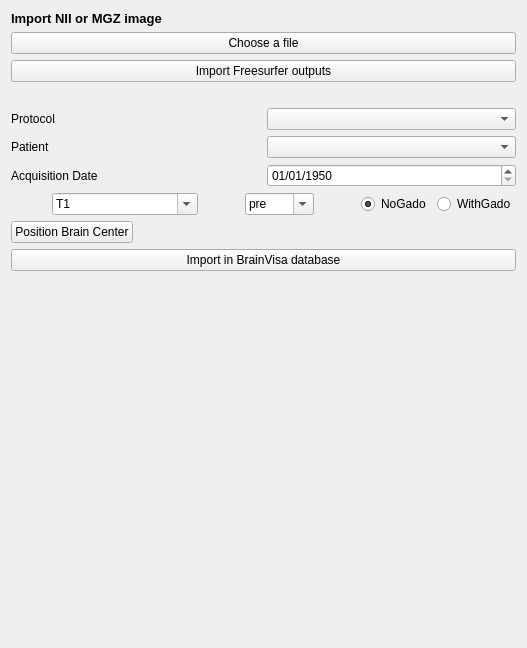
      <widget class="QWidget" name="tab_2">
       <attribute name="title">
        <string>Import</string>
       </attribute>
       <layout class="QVBoxLayout" name="verticalLayout_11">
        <item>
         <widget class="QLabel" name="label_23">
          <property name="font">
           <font>
            <pointsize>10</pointsize>
            <weight>75</weight>
            <bold>true</bold>
           </font>
          </property>
          <property name="text">
           <string>Import NII or MGZ image</string>
          </property>
         </widget>
        </item>
        <item>
         <widget class="QPushButton" name="chooseNiftiButton">
          <property name="text">
           <string>Choose a file</string>
          </property>
         </widget>
        </item>
        <item>
         <widget class="QPushButton" name="ImportFSoutputspushButton">
          <property name="text">
           <string>Import Freesurfer outputs</string>
          </property>
         </widget>
        </item>
        <item>
         <widget class="QLabel" name="niftiFileLabel">
          <property name="sizePolicy">
           <sizepolicy hsizetype="Ignored" vsizetype="Preferred">
            <horstretch>0</horstretch>
            <verstretch>0</verstretch>
           </sizepolicy>
          </property>
          <property name="text">
           <string/>
          </property>
         </widget>
        </item>
        <item>
         <layout class="QHBoxLayout" name="horizontalLayout_16">
          <item>
           <widget class="QLabel" name="label_35">
            <property name="text">
             <string>Protocol</string>
            </property>
           </widget>
          </item>
          <item>
           <widget class="QComboBox" name="niftiProtocolCombo"/>
          </item>
         </layout>
        </item>
        <item>
         <layout class="QHBoxLayout" name="horizontalLayout_13">
          <item>
           <widget class="QLabel" name="label_30">
            <property name="text">
             <string>Patient </string>
            </property>
           </widget>
          </item>
          <item>
           <widget class="QComboBox" name="niftiSubjectCombo"/>
          </item>
         </layout>
        </item>
        <item>
         <layout class="QHBoxLayout" name="horizontalLayout_9">
          <item>
           <widget class="QLabel" name="label_12">
            <property name="text">
             <string>Acquisition Date</string>
            </property>
           </widget>
          </item>
          <item>
           <widget class="QDateEdit" name="acqDate">
            <property name="date">
             <date>
              <year>1950</year>
              <month>1</month>
              <day>1</day>
             </date>
            </property>
            <property name="minimumDate">
             <date>
              <year>1790</year>
              <month>9</month>
              <day>14</day>
             </date>
            </property>
            <property name="displayFormat">
             <string>dd/MM/yyyy</string>
            </property>
           </widget>
          </item>
         </layout>
        </item>
        <item>
         <layout class="QHBoxLayout" name="horizontalLayout_10">
          <item>
           <spacer name="horizontalSpacer_10">
            <property name="orientation">
             <enum>Qt::Horizontal</enum>
            </property>
            <property name="sizeHint" stdset="0">
             <size>
              <width>40</width>
              <height>20</height>
             </size>
            </property>
           </spacer>
          </item>
          <item>
           <widget class="QComboBox" name="niftiSeqType">
            <property name="editable">
             <bool>true</bool>
            </property>
            <item>
             <property name="text">
              <string>T1</string>
             </property>
            </item>
            <item>
             <property name="text">
              <string>T2</string>
             </property>
            </item>
            <item>
             <property name="text">
              <string>CT</string>
             </property>
            </item>
            <item>
             <property name="text">
              <string>PET</string>
             </property>
            </item>
            <item>
             <property name="text">
              <string>fMRI</string>
             </property>
            </item>
            <item>
             <property name="text">
              <string>Statistics</string>
             </property>
            </item>
            <item>
             <property name="text">
              <string>FLAIR</string>
             </property>
            </item>
            <item>
             <property name="text">
              <string>FGATIR</string>
             </property>
            </item>
            <item>
             <property name="text">
              <string>FreesurferAtlas</string>
             </property>
            </item>
            <item>
             <property name="text">
              <string>HippoFreesurferAtlas</string>
             </property>
            </item>
            <item>
             <property name="text">
              <string>DTI - volume</string>
             </property>
            </item>
           </widget>
          </item>
          <item>
           <spacer name="horizontalSpacer_8">
            <property name="orientation">
             <enum>Qt::Horizontal</enum>
            </property>
            <property name="sizeHint" stdset="0">
             <size>
              <width>40</width>
              <height>20</height>
             </size>
            </property>
           </spacer>
          </item>
          <item>
           <widget class="QComboBox" name="niftiAcqType">
            <property name="editable">
             <bool>true</bool>
            </property>
            <item>
             <property name="text">
              <string>pre</string>
             </property>
            </item>
            <item>
             <property name="text">
              <string>post</string>
             </property>
            </item>
            <item>
             <property name="text">
              <string>postOp</string>
             </property>
            </item>
           </widget>
          </item>
          <item>
           <spacer name="horizontalSpacer_9">
            <property name="orientation">
             <enum>Qt::Horizontal</enum>
            </property>
            <property name="sizeHint" stdset="0">
             <size>
              <width>40</width>
              <height>20</height>
             </size>
            </property>
           </spacer>
          </item>
          <item>
           <widget class="QRadioButton" name="radioButtonNoGado">
            <property name="text">
             <string>NoGado</string>
            </property>
            <property name="checked">
             <bool>true</bool>
            </property>
           </widget>
          </item>
          <item>
           <widget class="QRadioButton" name="radioButtonGado">
            <property name="text">
             <string>WithGado</string>
            </property>
           </widget>
          </item>
         </layout>
        </item>
        <item>
         <layout class="QHBoxLayout" name="horizontalLayout_21">
          <item>
           <widget class="QPushButton" name="niftiSetBraincenterButton">
            <property name="toolTip">
             <string>Click at the center of the brain, then click on this button</string>
            </property>
            <property name="text">
             <string>Position Brain Center</string>
            </property>
           </widget>
          </item>
          <item>
           <spacer name="horizontalSpacer_23">
            <property name="orientation">
             <enum>Qt::Horizontal</enum>
            </property>
            <property name="sizeType">
             <enum>QSizePolicy::Fixed</enum>
            </property>
            <property name="sizeHint" stdset="0">
             <size>
              <width>30</width>
              <height>20</height>
             </size>
            </property>
           </spacer>
          </item>
          <item>
           <widget class="QLabel" name="brainCenterLabel">
            <property name="text">
             <string/>
            </property>
           </widget>
          </item>
          <item>
           <spacer name="horizontalSpacer_22">
            <property name="orientation">
             <enum>Qt::Horizontal</enum>
            </property>
            <property name="sizeHint" stdset="0">
             <size>
              <width>40</width>
              <height>20</height>
             </size>
            </property>
           </spacer>
          </item>
         </layout>
        </item>
        <item>
         <widget class="QPushButton" name="niftiImportButton">
          <property name="text">
           <string>Import in BrainVisa database</string>
          </property>
         </widget>
        </item>
        <item>
         <spacer name="verticalSpacer">
          <property name="orientation">
           <enum>Qt::Vertical</enum>
          </property>
          <property name="sizeHint" stdset="0">
           <size>
            <width>20</width>
            <height>366</height>
           </size>
          </property>
         </spacer>
        </item>
       </layout>
      </widget>
